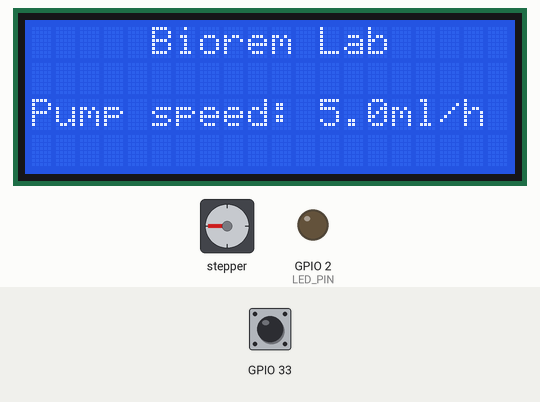
Bench run of a program on a simulated ESP32. On the bench: 20×4 character LCD, stepper motor, output pins drawn as LEDs (lit = HIGH). The inputs (shaded band) are chosen by the test bench; at power-on: GPIO 33 HIGH. Stepper angles assume 120 steps per turn; what the program prints to the serial monitor is not drawn.

Above: at 1.2 s.
1.3 s: GPIO 33 pulled LOW for 0.15 s
At 1.74 s:
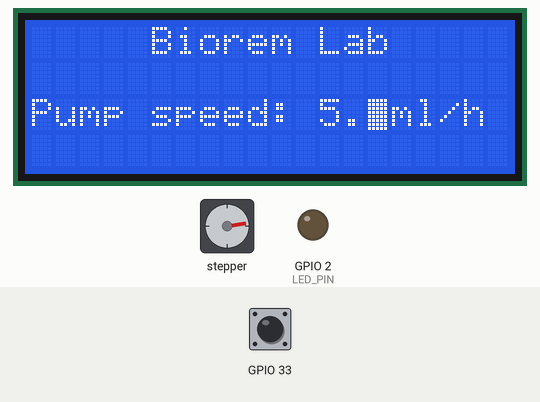
2.0 s: GPIO 33 pulled LOW for 1 s
At 3.25 s:
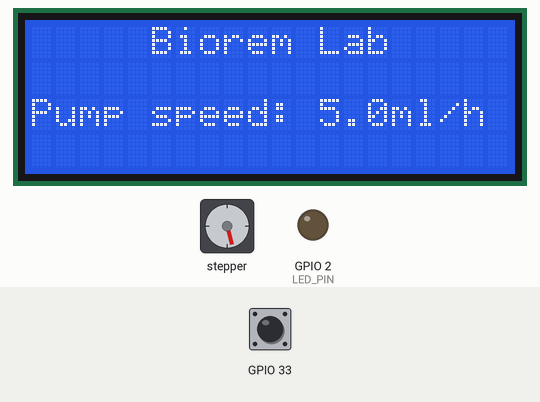
3.6 s: GPIO 33 pulled LOW for 3.2 s
At 7.16 s:
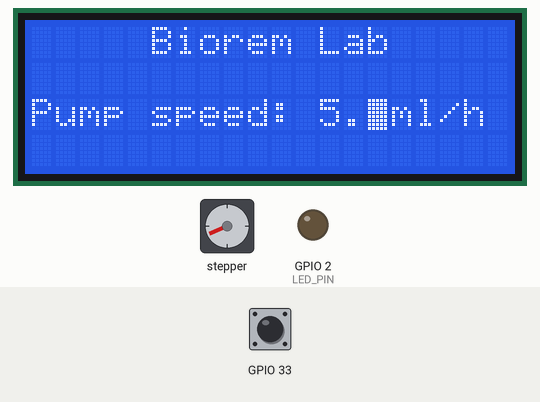
7.4 s: GPIO 33 pulled LOW for 3.2 s
At 11.08 s:
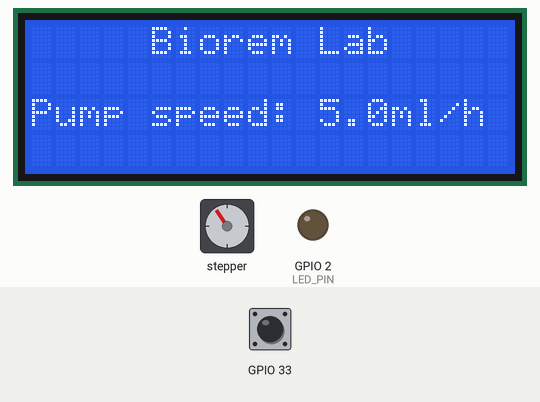
11.2 s: GPIO 33 pulled LOW for 3.2 s
At 14.68 s:
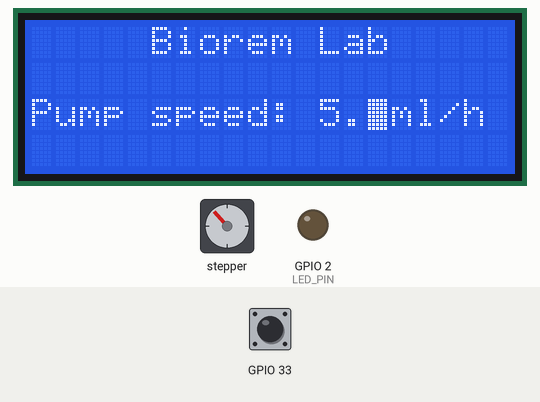
15.0 s: GPIO 33 pulsed LOW 5 times (0.12 s each, 0.3 s apart)
At 16.52 s:
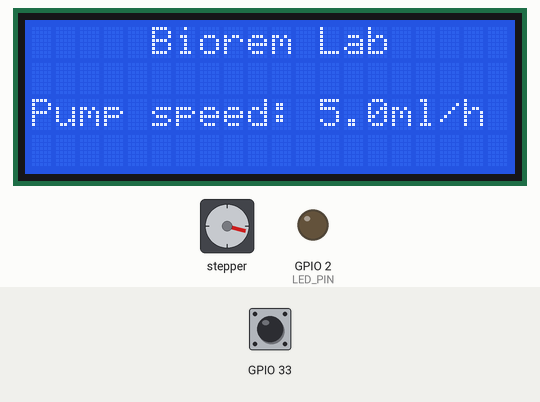
Timing chart, 0 to 19.4 s (numbered marks = the images above; inputs shaded):
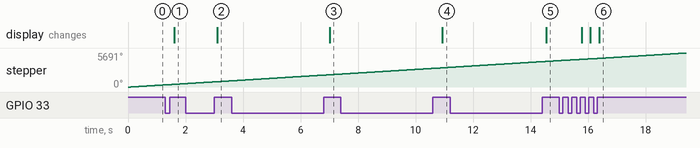

Measured:
- after the input at 1.3 s, the display: changes after 0.30 s (image 1)
- after the input at 2.0 s, the display: changes after 1.1 s (image 2)
- after the input at 3.6 s, the display: changes after 3.4 s (image 3)
- after the input at 7.4 s, the display: changes after 3.5 s (image 4)
- after the input at 11.2 s, the display: changes after 3.3 s (image 5)
- after the input at 15.0 s, the display: changes after 0.78 s (image 6)

The program:

main.cpp
```cpp
#include <Arduino.h>
#include <Stepper.h>

// change this to the number of steps on your motor
#define STEPS 120.0f
#define PUMP_FACTOR 1.6f
#define MULTIPLYING_FACTOR (STEPS * PUMP_FACTOR)
#define STEP_VALUE 1//(MULTIPLYING_FACTOR / 100.f)

// the previous reading from the analog input
int previous = 0;

#define POT_PIN 34
#define LED_PIN 2

//#define STEPPER_PIN_A1 12
//#define STEPPER_PIN_B1 14
//#define STEPPER_PIN_A2 27
//#define STEPPER_PIN_B2 26

#define STEPPER_PIN_A1 12
#define STEPPER_PIN_B1 27
#define STEPPER_PIN_A2 14
#define STEPPER_PIN_B2 26


// create an instance of the stepper class, specifying
// the number of steps of the motor and the pins it's
// attached to
Stepper stepper(STEPS, STEPPER_PIN_A1, STEPPER_PIN_B1, STEPPER_PIN_A2,
                STEPPER_PIN_B2);

#include <LiquidCrystal_I2C.h>
#include <Wire.h>

LiquidCrystal_I2C lcd(
    0x27, 20,
    4);  // set the LCD address to 0x27 for a 16 chars and 2 line display

#include <ESP32RotaryEncoder.h>
#define DI_ENCODER_A 35
#define DI_ENCODER_B 32
#define DI_ENCODER_SW 33
#define DO_ENCODER_VCC 25

long motorSpeed = 50;
bool isEditing = false;
RotaryEncoder rotaryEncoder(DI_ENCODER_A, DI_ENCODER_B, DI_ENCODER_SW,
                            DO_ENCODER_VCC);

void showLCD() {
    lcd.clear();
    lcd.setCursor(5, 0);
    lcd.print("Biorem Lab");
    lcd.setCursor(0, 2);
    lcd.print("Pump speed:");
    lcd.setCursor(12, 2);
    float pumpSpeedMl = motorSpeed / 10.0f;
    lcd.print(pumpSpeedMl, 1);
    lcd.print("ml/h");
    if (isEditing) {
        lcd.setCursor(14, 2);
        lcd.blink_on();
    } else {
        lcd.setCursor(14, 2);
        lcd.blink_off();
    }
}


void knobCallback(long knobValue) {
    if (isEditing) {
        Serial.printf("Value: %ld\n", knobValue);
        motorSpeed = knobValue;
        showLCD();
    }
}

void buttonCallback(unsigned long duration) {
    Serial.printf("boop! button was down for %lu ms\n", duration);
    isEditing = !isEditing;
    showLCD();
}


int motorSpeedPrevious = 0;
unsigned long lastPrintTime = 0;

void setup() {
    pinMode(LED_PIN, OUTPUT);
    pinMode(POT_PIN, INPUT);
    stepper.setSpeed(30);
    Serial.begin(115200);

    lcd.init();  // initialize the lcd
    lcd.backlight();

    rotaryEncoder.setEncoderType(EncoderType::FLOATING);
    rotaryEncoder.setBoundaries(50, 250, false);
    showLCD();

    // The function specified here will be called every time the knob is turned
    // and the current value will be passed to it
    rotaryEncoder.onTurned(&knobCallback);

    // The function specified here will be called every time the button is
    // pushed and the duration (in milliseconds) that the button was down will
    // be passed to it
    rotaryEncoder.onPressed(&buttonCallback);

    // This is where the inputs are configured and the interrupts get attached
    rotaryEncoder.begin();
}

int previousMotorSpeed = 0;

void loop() {
    if (previousMotorSpeed != motorSpeed) {
        previousMotorSpeed = motorSpeed;
        stepper.setSpeed(motorSpeed);
        // step 1/100 of a revolution:
    }
    stepper.step(STEP_VALUE);

}
```
